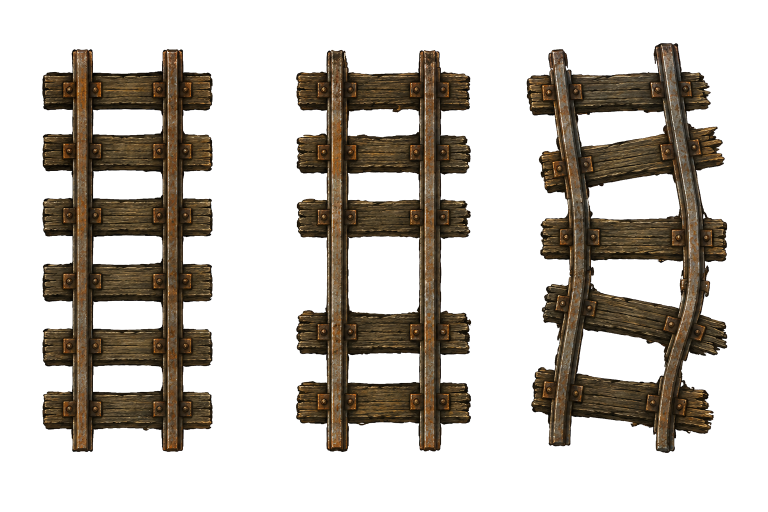
#> input picture assets/mine_rail.png, 1536 x 1024 px (shown at 1/2 size)
$ python make_rail_kit.py
#> lines starting #> are read from the running program, lines starting #| are printed output that depends on the picture; after the words box and inside, x2 and y2 are one past the last pixel; in counts of white or black regions, pixels touching at a corner belong together
"""「つながる線路」6 ピースのスプライトシート assets/mine_rail_kit.png を焼き込む。

背景 (なぜこのスクリプトが要るか):
  情景物の線路 (kind="rail") は **縦の直線 3 変種しか無い**。ユーザー要望は
  「横や曲がる部分なども欲しい (プラレールみたいに上下左右つなげれる構造)」。

  絵は **新規生成しない**。ChatGPT に描かせると画風・線幅・枕木の間隔が既存の
  廃坑タイルとそろわないうえ、生成のたびに違う絵が出る (= 非決定論)。
  既存 assets/mine_rail.png の縦直線を **幾何変換するだけ**なら画風は定義上同一で、
  何度走らせてもバイト単位で同じ PNG が出る。

⭐ なぜ「マス正方形」のセルなのか (この設計の鍵):
  本編の情景描画 (index.html:5766-5779) は

      scale = displayMax / max(fr.w, fr.h);  dx = cx - fr.w*scale/2;  dy = cy - fr.h*scale/2

  すなわち **フレーム矩形の中心をタイル中心に合わせる**。SCENERY_FRAMES は単なる
  ソース矩形であって「インクの外接矩形」である必要はないので、**1 ピース = 1 マスの
  正方形**として宣言してしまえば、隣り合ったピースの境界は必ず一致する。
  512 の正方セルに displayMax=TILE_SIZE(96) を与えると 1 マスちょうどを占める。

⭐ 縦の span は frame の 814 ではなく **インクの 806** を使う (重要):
  frames.json 由来の rail[0] = {x:80,y:94,w:350,h:814} には上下に 4px の透明余白が
  ある (実測: インク行 4..809)。814 をそのままタイル周期にすると
  セルの上辺・下辺に **インクが 1px も乗らない** → 敷き詰めたときに全接合部へ
  透明の筋が出る。インク span [4, 810) を 1 タイルに割り当てれば上辺/下辺で
  レールが必ず接する。等方 (x も y も同じ S) なので絵は歪まない。
  ⚠ 代償: 枕木の間隔は素材内では約 127.7px だが、タイルの継ぎ目だけ 167.5px に
     なる (素材の端が枕木の途中で切れていないため)。表示 96px 換算で 15px と 20px
     の差 = 長い直線でタイルごとに 1 箇所だけ枕木が疎になる。気になったら
     SRC_INK_Y0 / SRC_INK_Y1 を「枕木周期の整数倍」へ詰める (下のコメント参照)。

⚠ 既存の rail 種には一切触らない。assets/mine_rail.png は **読むだけ**。
  散布は variant = hash % frames.length なので、rail のフレーム数を増減すると
  廃坑の既存マップの見た目が変わってしまう。新しい絵は **別シート** に出す。

ピース構成 (シート上の並び順 = variant index):
    0 縦    (北+南)      … 素材をそのまま等方縮小
    1 横    (東+西)      … 0 を 90° 時計回り
    2 北→東 (北+東)      … 北東角を中心とする半径 256 の四分円へ逆写像
    3 東→南 (東+南)      … 2 を 90° 時計回り
    4 南→西 (南+西)      … 2 を 180°
    5 西→北 (西+北)      … 2 を 270° 時計回り (= 90° 反時計回り)
  T 字・十字・終端は作らない (決定済み)。

使い方:
    py tools/make_rail_kit.py
    py tools/make_rail_kit.py --src assets/mine_rail.png --out assets/mine_rail_kit.png
    py tools/make_rail_kit.py --check-only        # 書き込まず接続点の実測だけ出す
"""
from __future__ import annotations

import argparse
import hashlib
import math
import os
import sys

import numpy as np
from PIL import Image

BASE = os.path.dirname(os.path.abspath(__file__))
PROJ = os.path.dirname(BASE)

# ── 入出力 ────────────────────────────────────────────────────────────────
SRC_PNG = os.path.join(PROJ, "assets", "mine_rail.png")
OUT_PNG = os.path.join(PROJ, "assets", "mine_rail_kit.png")

# ── ソース矩形。index.html の SCENERY_FRAMES.rail[0] (= 縦の直線) と同値 ──
#    ⚠ ここは「絵の切り出し位置」であって本編のカタログではない。値が食い違うと
#      下の _verify_source() が実測との不一致で落ちるので、黙ってズレることはない。
SRC_FRAME = (80, 94, 350, 814)          # x, y, w, h

# ── 素材の実測値 (py で計測。_verify_source() が毎回この通りか確認する) ──
#    インク行 = 4..809 (上下 4px は透明余白)。これを 1 タイル分の周期として使う。
#    ⚠ 枕木の間隔をそろえたい場合はここを (24.15, 790.35) 相当へ詰める
#      = 枕木中心 88..726.5 の平均間隔 127.7 × 6 = 766.2 を周期にする、という手。
#      現状はインク全体を使う (素材を 1px も捨てない) 方を採っている。
SRC_INK_Y0 = 4.0
SRC_INK_Y1 = 810.0                      # 排他 (インク行 809 の下端)
SRC_INK_X0, SRC_INK_X1 = 4, 345         # インク列 (左右余白 4/4 = 左右対称)
SRC_RAIL_CX = (85.0, 265.0)             # レール金属 2 本の中心 x (65-105 / 245-285)

# 芯 (2 本のレールの中点)。実測 (85+265)/2 = 175.0 = フレーム幅 350 の中心でもある。
CORE_X = 0.5 * (SRC_RAIL_CX[0] + SRC_RAIL_CX[1])

# ── 出力の幾何 ────────────────────────────────────────────────────────────
CELL = 512                              # 1 マス = 512px 角
RADIUS = CELL / 2.0                     # カーブの半径。角から見て辺の中点までの距離
NPIECE = 6

# 等方スケール。「素材のインク 806px = 1 タイル」なので S = 512/806 ≒ 0.6352。
#   線路幅 350 → 222px。本編では 96px タイルに対し 41.7px ≒ 実寸 1.24m、
#   軌間 (レール間 180px) は 21.4px ≒ 0.64m = 鉱山軌道の狭軌として妥当。
S = CELL / (SRC_INK_Y1 - SRC_INK_Y0)

PIECE_NAMES = ["縦(北南)", "横(東西)", "北→東", "東→南", "南→西", "西→北"]
# 各ピースがインクを持つべき辺。検算 (--check-only / 生成後の表) の期待値。
PIECE_EDGES = [("N", "S"), ("E", "W"), ("N", "E"), ("E", "S"), ("S", "W"), ("W", "N")]


# ══ 素材の読み込みと健全性チェック ═══════════════════════════════════════
def _load_frame(src_path: str) -> np.ndarray:
    """mine_rail.png から frame 0 を切り出して float64 の RGBA (H,W,4) で返す。"""
#> called with src_path = 'assets/mine_rail.png'
    im = Image.open(src_path).convert("RGBA")
#> im is the input picture: PIL image 1536x1024 RGBA; mean R, G, B, A 194.5, 188.9, 181.9, 86.9
    if im.size != (1536, 1024):
        raise SystemExit(
            f"[make_rail_kit] {src_path} が想定サイズ 1536x1024 ではない: {im.size}\n"
            "  素材が差し替わっている。SRC_FRAME と実測値の再計測が要る。")
    x, y, w, h = SRC_FRAME
    return np.asarray(im.crop((x, y, x + w, y + h)), dtype=np.float64)


def _verify_source(frame: np.ndarray) -> None:
    """素材が計測したときと同じ絵か確認する。

    ⚠ ここを省くと、素材差し替え時に「歪んだ線路が黙って生成される」事故になる。
       接続点の位置は CORE_X とインク span から決まるので、絵が変われば全部ズレる。
    """
    a = frame[:, :, 3]
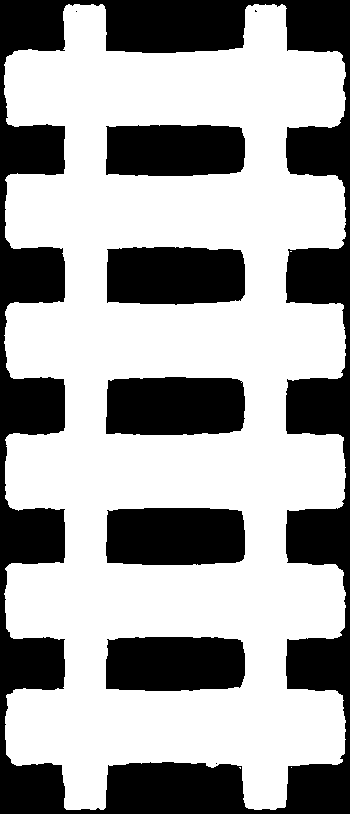
#> a: shape (814, 350) float64; 63.7% white; 9 black regions (3 under 20 px), largest, box (x1, y1, x2, y2) and area: (0, 0, 350, 814) 66760, (106, 377, 245, 435) 7631, (106, 508, 245, 565) 7582, (107, 247, 245, 305) 7500, (106, 637, 245, 691) 7118, (106, 125, 245, 176) 6726
    ink = a > 16
    rows = np.nonzero(ink.any(axis=1))[0]
#> rows = 806 values from 4 to 809
    cols = np.nonzero(ink.any(axis=0))[0]
#> cols = 342 values from 4 to 345
    got = (int(rows.min()), int(rows.max()), int(cols.min()), int(cols.max()))
#> got = (4, 809, 4, 345)
    want = (int(SRC_INK_Y0), int(SRC_INK_Y1) - 1, SRC_INK_X0, SRC_INK_X1)
    if got != want:
        raise SystemExit(
            f"[make_rail_kit] frame 0 のインク範囲が実測時と違う\n"
            f"  期待 (row0,row1,col0,col1) = {want}\n  実際 = {got}\n"
            "  素材が差し替わった。SRC_INK_* / SRC_RAIL_CX / CORE_X を測り直すこと。")
    # レール金属 2 本 = 縦にほぼ全長つながっている列。芯の位置の裏取り。
    tall = np.nonzero(ink.sum(axis=0) > 0.9 * frame.shape[0])[0]
#> tall = 82 values from 65 to 285
    if tall.size == 0:
        raise SystemExit("[make_rail_kit] 縦に貫くレール列が見つからない (素材が別物)")
    gap = np.nonzero(np.diff(tall) > 1)[0]
#> gap = [40]
    if gap.size != 1:
        raise SystemExit(f"[make_rail_kit] レールが 2 本に分かれていない (連続塊 {gap.size + 1} 個)")
    left, right = tall[: gap[0] + 1], tall[gap[0] + 1:]
#> left = 41 values from 65 to 105; right = 41 values from 245 to 285
    cx = (0.5 * (left[0] + left[-1]), 0.5 * (right[0] + right[-1]))
#> cx = (85, 265)
    if abs(cx[0] - SRC_RAIL_CX[0]) > 1.0 or abs(cx[1] - SRC_RAIL_CX[1]) > 1.0:
        raise SystemExit(
            f"[make_rail_kit] レール中心が実測時と違う 期待 {SRC_RAIL_CX} / 実際 {cx}")


# ══ サンプラ ═════════════════════════════════════════════════════════════
def _bilinear_premul(frame: np.ndarray, sx: np.ndarray, sy: np.ndarray,
                     valid: np.ndarray) -> np.ndarray:
    """frame を (sx, sy) で bilinear サンプルして uint8 RGBA を返す。

    ⚠ **アルファを前乗算してから補間する**。しないと透明画素の RGB (抽出時に
       0 や黒が入っている) が混ざり、輪郭に暗いフリンジが出る。
    ⚠ 座標はピクセル**中心**基準 (整数座標 n の中心は n+0.5) なので 0.5 を引く。
    """
    h, w = frame.shape[0], frame.shape[1]
#> h = 814; w = 350
    a = frame[:, :, 3:4] / 255.0
    prem = np.concatenate([frame[:, :, :3] * a, frame[:, :, 3:4]], axis=2)  # (H,W,4)

    u = sx - 0.5
    v = sy - 0.5
    x0 = np.floor(u)
    y0 = np.floor(v)
    fx = (u - x0)[:, :, None]
    fy = (v - y0)[:, :, None]
    x0i = np.clip(x0.astype(np.int64), 0, w - 1)
    y0i = np.clip(y0.astype(np.int64), 0, h - 1)
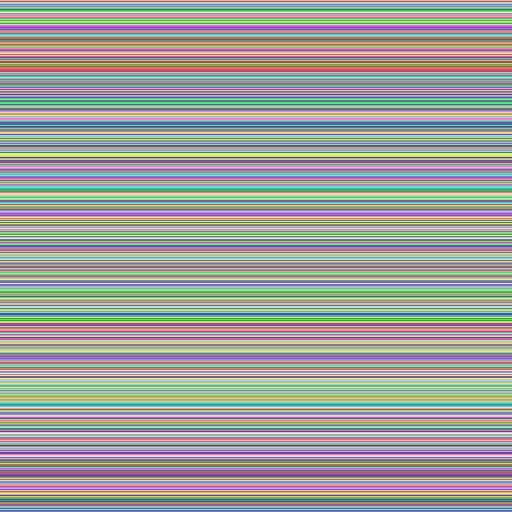
#> y0i: shape (512, 512) int64; 512 distinct labels, from 4 to 808; one colour per label, 0 black
    x1i = np.clip(x0i + 1, 0, w - 1)
    y1i = np.clip(y0i + 1, 0, h - 1)
#> y1i: shape (512, 512) int64; 512 distinct labels, from 5 to 809

    p00 = prem[y0i, x0i]
    p10 = prem[y0i, x1i]
    p01 = prem[y1i, x0i]
    p11 = prem[y1i, x1i]
    top = p00 * (1.0 - fx) + p10 * fx
    bot = p01 * (1.0 - fx) + p11 * fx
    out = top * (1.0 - fy) + bot * fy

    out[~valid] = 0.0
    oa = out[:, :, 3]
    scale = np.where(oa > 0.5, 255.0 / np.maximum(oa, 1e-9), 0.0)[:, :, None]
    rgb = np.clip(out[:, :, :3] * scale, 0.0, 255.0)
    res = np.empty((sx.shape[0], sx.shape[1], 4), dtype=np.uint8)
    res[:, :, :3] = np.rint(rgb).astype(np.uint8)
    res[:, :, 3] = np.rint(np.clip(oa, 0.0, 255.0)).astype(np.uint8)
    return res


def _cell_centers():
    yy, xx = np.mgrid[0:CELL, 0:CELL]
    return xx + 0.5, yy + 0.5


def make_straight(frame: np.ndarray) -> np.ndarray:
    """index 0 = 縦 (北+南)。芯が x=CELL/2 を縦に貫き、上辺から下辺まで届く。"""
    px, py = _cell_centers()
    sx = CORE_X + (px - CELL / 2.0) / S      # 横断方向: 芯からのズレを等方で戻す
    sy = SRC_INK_Y0 + py / S                 # 沿線方向: インク span 全体を 1 タイルに
    valid = (sx >= 0.0) & (sx <= SRC_FRAME[2])
    return _bilinear_premul(frame, sx, sy, valid)


def make_curve_ne(frame: np.ndarray) -> np.ndarray:
    """index 2 = 北→東。北東角 (CELL, 0) を中心とする半径 CELL/2 の四分円へ逆写像。

    北辺の中点 (256,0) も東辺の中点 (512,256) も角から距離 256 なので、
    この四分円は両方の辺の中点をきれいに通る = 直線ピースと芯がそろう。

    沿線方向は θ(0..90°) を素材の y(インク span) に線形対応させる。こうすると
    **1 タイルあたりの枕木の本数が直線と同じ**になり、枕木は外周ほど間隔が
    広がる扇形に開く = 実物の軌道と同じ挙動。
    """
    px, py = _cell_centers()
    dx = px - CELL                            # 常に < 0 (セル内)
    dy = py - 0.0                             # 常に > 0
    r = np.hypot(dx, dy)
    # atan2(dy, -dx): 北辺で 0、東辺で π/2。セル内では必ず (0, π/2) に入る。
    t = np.arctan2(dy, -dx) / (math.pi / 2.0)
    sx = CORE_X + (r - RADIUS) / S
    sy = SRC_INK_Y0 + t * (SRC_INK_Y1 - SRC_INK_Y0)
    valid = (sx >= 0.0) & (sx <= SRC_FRAME[2]) & (t >= 0.0) & (t <= 1.0)
    return _bilinear_premul(frame, sx, sy, valid)
#> in _bilinear_premul (call 2), `v = sy - 0.5`:
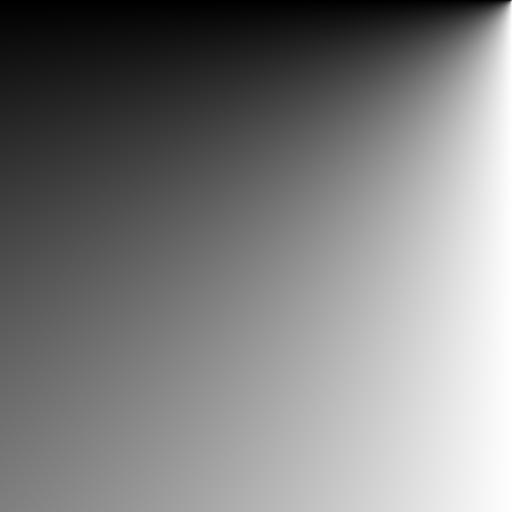
#> v: shape (512, 512) float64; min 4, max 809, mean 406.5; drawn with min black and max white
#> in _bilinear_premul (call 2), `fx = (u - x0)[:, :, None]`:
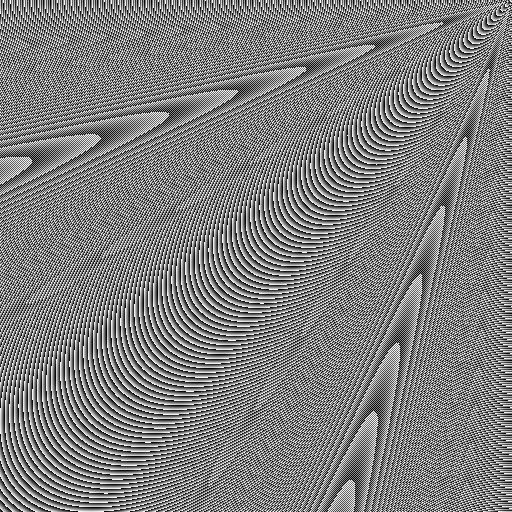
#> fx: shape (512, 512, 1) float64; min 3.57e-05, max 1, mean 0.5
#> in _bilinear_premul (call 2), `fy = (v - y0)[:, :, None]`:
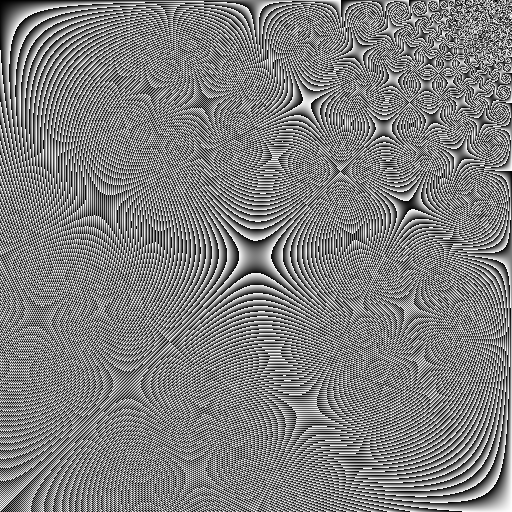
#> fy: shape (512, 512, 1) float64; min 3.6e-08, max 1, mean 0.5
#> in _bilinear_premul (call 2), `out = top * (1.0 - fy) + bot * fy`:
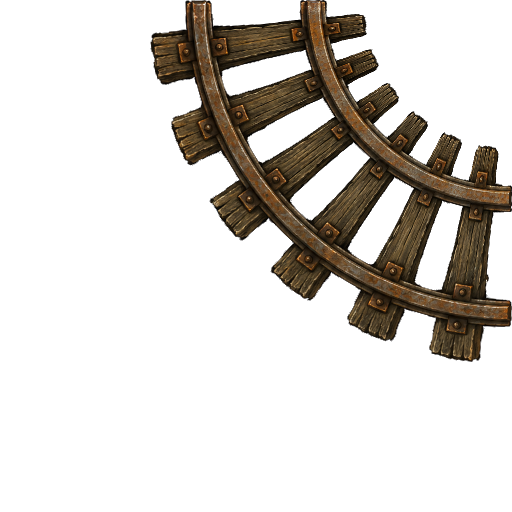
#> out: shape (512, 512, 4) float64; mean of channels 0, 1, 2, 3 17.1, 13.4, 8.6, 56; transparent parts drawn white
#> in _bilinear_premul (call 2), `rgb = np.clip(out[:, :, :3] * scale, 0.0, 255.0)`:
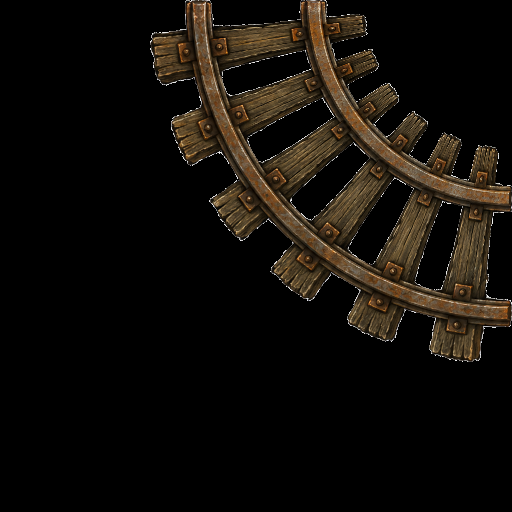
#> rgb: shape (512, 512, 3) float64; mean of channels 0, 1, 2 17.7, 13.9, 9.2; drawn as R, G, B
#|   sheet 3072x512 (6 pieces)


def build_sheet(frame: np.ndarray) -> np.ndarray:
    """6 ピースを横一列に並べた (512, 3072, 4) の uint8 を返す。"""
    ns = make_straight(frame)
    ne = make_curve_ne(frame)
    # np.rot90(k=1) は画面上で反時計回り 90°。k=-1 が時計回り。
    pieces = [
        ns,                          # 0 縦   (北+南)
        np.rot90(ns, k=-1),          # 1 横   (東+西)  縦を時計回り
        ne,                          # 2 北→東
        np.rot90(ne, k=-1),          # 3 東→南 (北→東 を時計回り)
        np.rot90(ne, k=2),           # 4 南→西
        np.rot90(ne, k=1),           # 5 西→北 (= 270° 時計回り)
    ]
    return np.ascontiguousarray(np.concatenate(pieces, axis=1))


# ══ 接続点の実測 (生成物が本当に「つながる」かを数値で出す) ═══════════════
def edge_profile(sheet: np.ndarray, idx: int, edge: str) -> np.ndarray:
    """ピース idx の指定辺 (N/E/S/W) に沿ったアルファ 1 次元プロファイル (長さ CELL)。"""
    cell = sheet[:, idx * CELL:(idx + 1) * CELL, 3]
    if edge == "N":
        return cell[0, :]
    if edge == "S":
        return cell[CELL - 1, :]
    if edge == "W":
        return cell[:, 0]
    if edge == "E":
        return cell[:, CELL - 1]
    raise ValueError(edge)


def report_edges(sheet: np.ndarray) -> bool:
    """4 辺のインク被覆を表で出し、PIECE_EDGES と全件一致するかを返す。"""
    print("  piece            edge  ink   extent        width  center  maxA")
    ok = True
    for i in range(NPIECE):
        for e in ("N", "E", "S", "W"):
            p = edge_profile(sheet, i, e)
            nz = np.nonzero(p > 0)[0]
            want = e in PIECE_EDGES[i]
            has = nz.size > 0
            if has:
                lo, hi = int(nz.min()), int(nz.max())
                desc = f"{lo:3d}..{hi:3d}   {hi - lo + 1:5d}  {(lo + hi) / 2:6.1f}  {int(p.max()):4d}"
            else:
                desc = "   (none)       -       -     -"
            good = (has == want)
            ok &= good
            print(f"  {i} {PIECE_NAMES[i]:<12s} {e}   {'YES' if has else ' no'}  {desc}"
                  f"   {'OK' if good else '*** NG (expect ' + ('ink' if want else 'empty') + ')'}")
#> after the loop, ok = True
    return bool(ok)


def main(argv=None) -> int:
    ap = argparse.ArgumentParser(description="つながる線路 6 ピースのシートを焼き込む")
    ap.add_argument("--src", default=SRC_PNG, help="素材 (既定 assets/mine_rail.png)")
    ap.add_argument("--out", default=OUT_PNG, help="出力 (既定 assets/mine_rail_kit.png)")
    ap.add_argument("--check-only", action="store_true",
                    help="書き込まずに接続点の実測だけ出す")
    args = ap.parse_args(argv)

    frame = _load_frame(args.src)
    _verify_source(frame)
    sheet = build_sheet(frame)

    print(f"[make_rail_kit] src={os.path.relpath(args.src, PROJ)} frame={SRC_FRAME}")
    print(f"  ink span y=[{SRC_INK_Y0:.0f},{SRC_INK_Y1:.0f}) core x={CORE_X:.1f} "
          f"scale S={S:.6f} (= {CELL}/{SRC_INK_Y1 - SRC_INK_Y0:.0f})")
    print(f"  線路幅 {SRC_FRAME[2] * S:.1f}px / セル{CELL} → 本編 96px タイルで "
          f"{SRC_FRAME[2] * S * 96 / CELL:.1f}px ≒ {SRC_FRAME[2] * S * 96 / CELL * 2.982:.0f}cm")
    print(f"  sheet {sheet.shape[1]}x{sheet.shape[0]} ({NPIECE} pieces)")
    ok = report_edges(sheet)
#> ok = True

    if args.check_only:
        print("  (--check-only: 書き込みなし)")
        return 0 if ok else 1

    Image.fromarray(sheet, "RGBA").save(args.out, "PNG", optimize=True)
    with open(args.out, "rb") as fp:
        digest = hashlib.sha256(fp.read()).hexdigest()
    print(f"  wrote {os.path.relpath(args.out, PROJ)}  sha256={digest}")
    return 0 if ok else 1


if __name__ == "__main__":
    sys.exit(main())
#> (the program exits here)
